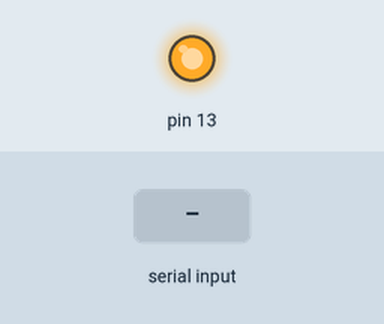
This sketch was run on a simulated Arduino Uno, built with avr-gcc and run on an emulated ATmega328P. On the bench: output pins drawn as LEDs (lit = HIGH). The test bench sets the inputs (shaded band). What the sketch prints to the serial monitor is not drawn.

Above: at 1.2 s.
1.3 s: byte 30 received over Serial
Timing chart, 0 to 4.3 s (numbered marks = the images above; inputs shaded):
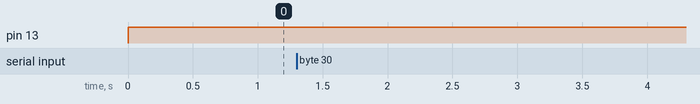

The sketch:

arduino_sketch.ino
```cpp
int incoming = 0;

void setup() {
   Serial.begin(9600);
   pinMode(13, OUTPUT);
}

void loop() {
   incoming = Serial.read();
   if (incoming != -1) {
      digitalWrite(13, LOW);
      Serial.println(incoming);
   } else {
      digitalWrite(13, HIGH);
   }

   Serial.flush();
}
```
